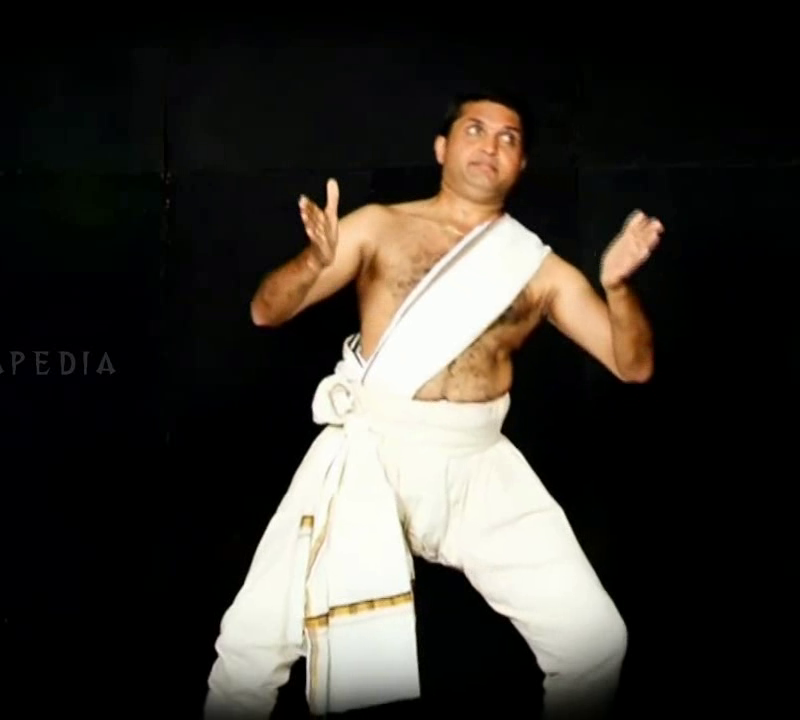
#> input picture frame 31 of Mudrapedia/Mudrapedia_videos/Paadam.mp4, 800 x 720 px
$ python Video_flip.py
#> lines starting #> are read from the running program, lines starting #| are printed output that depends on the picture
import cv2

INPUT_VIDEO = r"C:\Users\navne\Pictures\Kathakali\Mudrapedia_videos\Paadam.mp4"
OUTPUT_VIDEO = r"C:\Users\navne\Pictures\Kathakali\Mudrapedia_videos\Paadam_flipped.mp4"

cap = cv2.VideoCapture(INPUT_VIDEO)

# Get video properties
width = int(cap.get(cv2.CAP_PROP_FRAME_WIDTH))
height = int(cap.get(cv2.CAP_PROP_FRAME_HEIGHT))
fps = cap.get(cv2.CAP_PROP_FPS)

# Create output video writer
fourcc = cv2.VideoWriter_fourcc(*'mp4v')
out = cv2.VideoWriter(OUTPUT_VIDEO, fourcc, fps, (width, height))

while True:
    ret, frame = cap.read()
#> frame is the input picture: shape (720, 800, 3); mean B, G, R 45.9, 51.6, 55.3
    if not ret:
        break

    # Flip frame horizontally
    flipped_frame = cv2.flip(frame, 1)
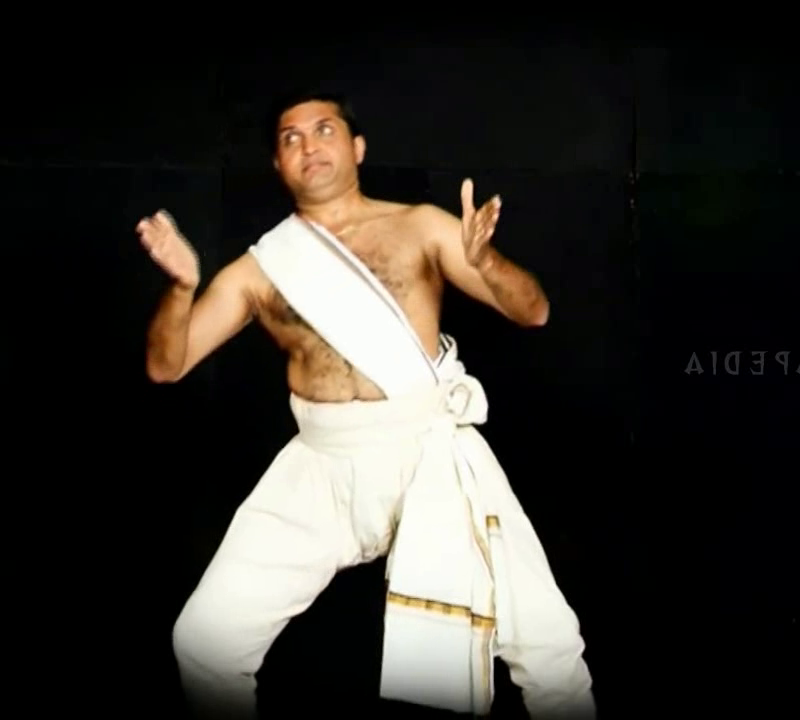
#> flipped_frame: shape (720, 800, 3); mean B, G, R 45.9, 51.6, 55.3

    out.write(flipped_frame)

cap.release()
out.release()

print(f"Saved flipped video to: {OUTPUT_VIDEO}")

$ run again, starting later in the video
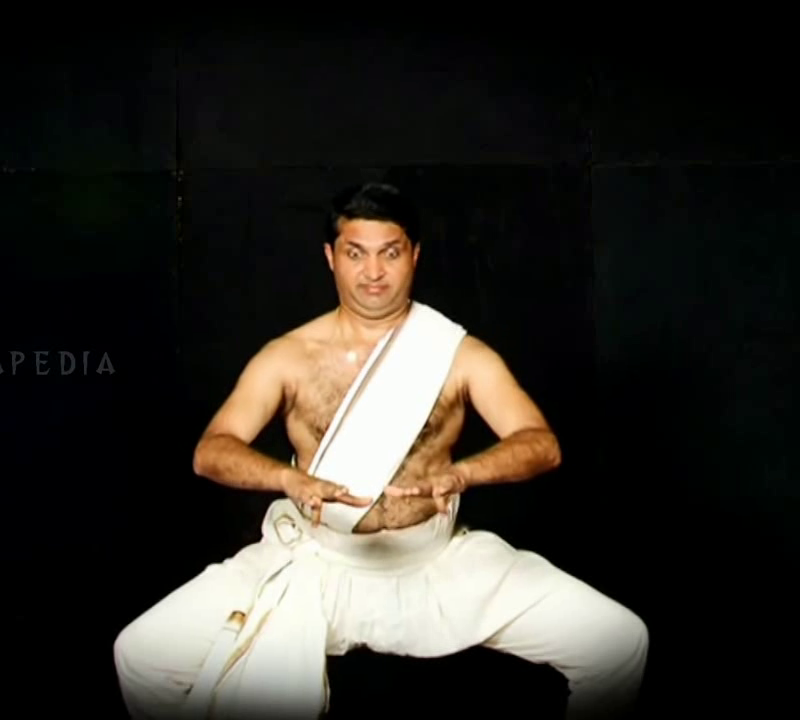
#> input picture frame 141 of Mudrapedia/Mudrapedia_videos/Paadam.mp4, 800 x 720 px
#> frame is the input picture: shape (720, 800, 3); mean B, G, R 39.1, 45, 48.4
#> `flipped_frame = cv2.flip(frame, 1)`:
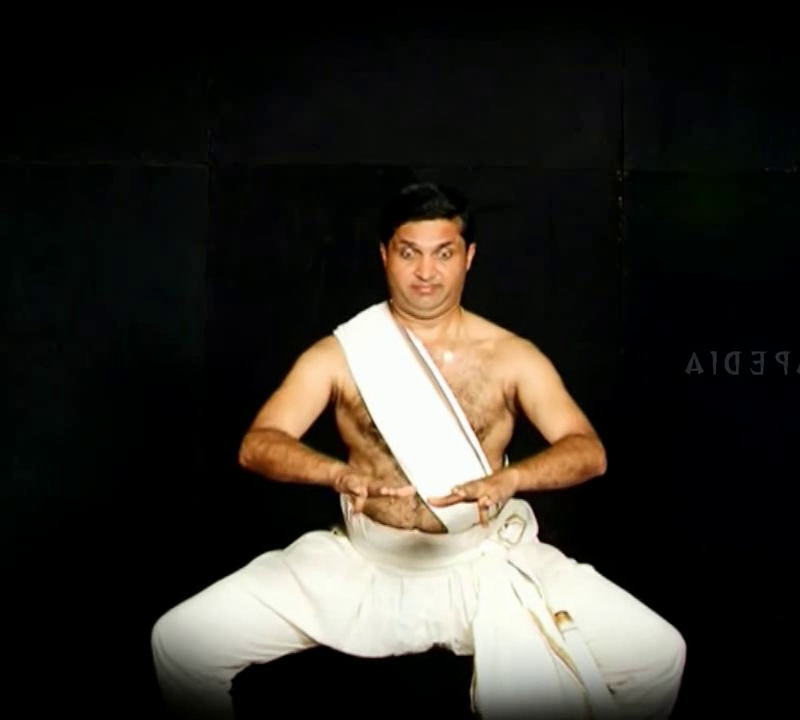
#> flipped_frame: shape (720, 800, 3); mean B, G, R 39.1, 45, 48.4

$ run again, starting later in the video
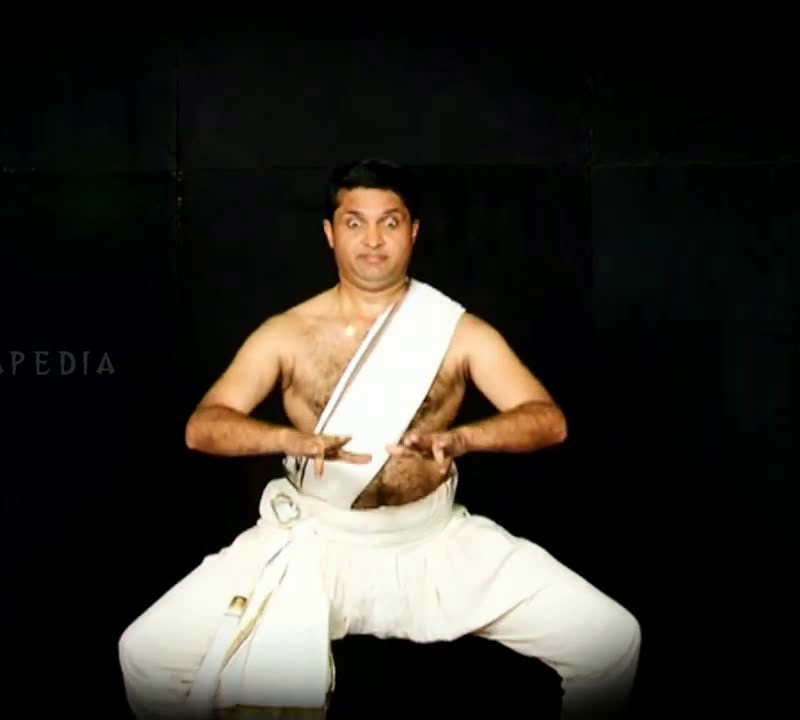
#> input picture frame 252 of Mudrapedia/Mudrapedia_videos/Paadam.mp4, 800 x 720 px
#> frame is the input picture: shape (720, 800, 3); mean B, G, R 41.2, 47.1, 50.5
#> `flipped_frame = cv2.flip(frame, 1)`:
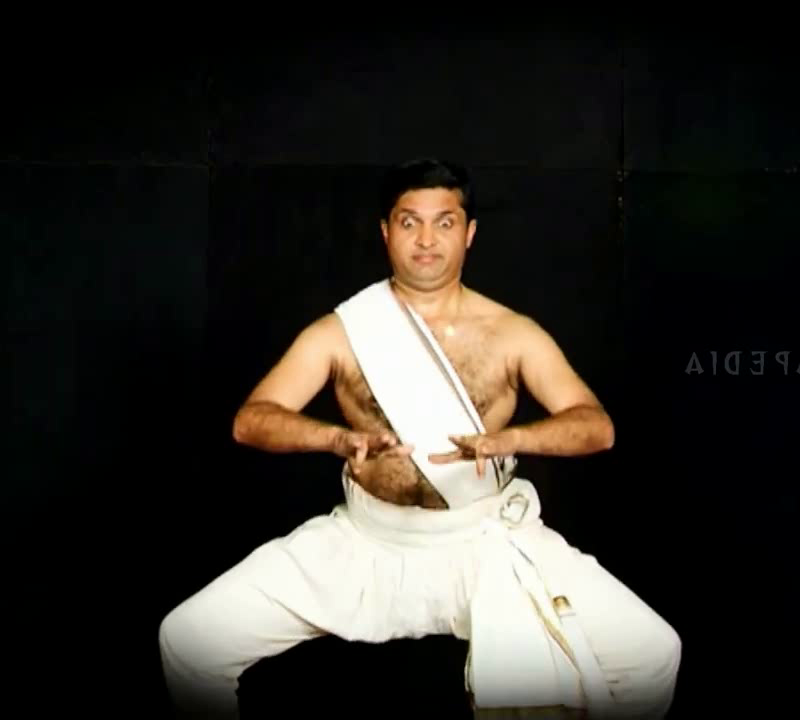
#> flipped_frame: shape (720, 800, 3); mean B, G, R 41.2, 47.1, 50.5
